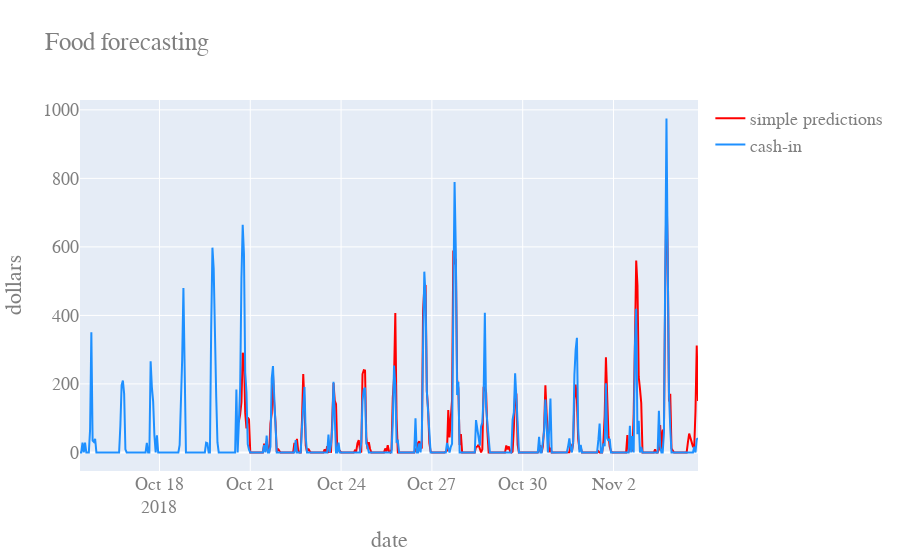

Notebook source saved alongside this figure:
### Markdown cell above
**Exercice :** tracer les prédictions obtenues par validation croisée, en regard de la vérité attendue.

### Code cell
plotly_predictions(preds, y=y_train)

### Figure 1 — Plotly figure (JSON) as saved in the notebook; plotly's stock layout.template omitted (floating-point values rounded to 4 significant figures; data arrays with more than 128 entries replaced by an {"elided": "..."} marker saying what was removed)
{"data": [{"line": {"color": "red"}, "name": "simple predictions", "type": "scatter", "x": {"elided": "366 str values"}, "y": {"elided": "366 float values"}}, {"line": {"color": "dodgerblue"}, "name": "cash-in", "type": "scatter", "x": {"elided": "491 str values"}, "y": {"elided": "491 float values"}}], "layout": {"font": {"color": "#7f7f7f", "family": "Computer Modern", "size": 18}, "title": {"text": "Food forecasting"}, "xaxis": {"title": {"text": "date"}}, "yaxis": {"title": {"text": "dollars"}}}}
